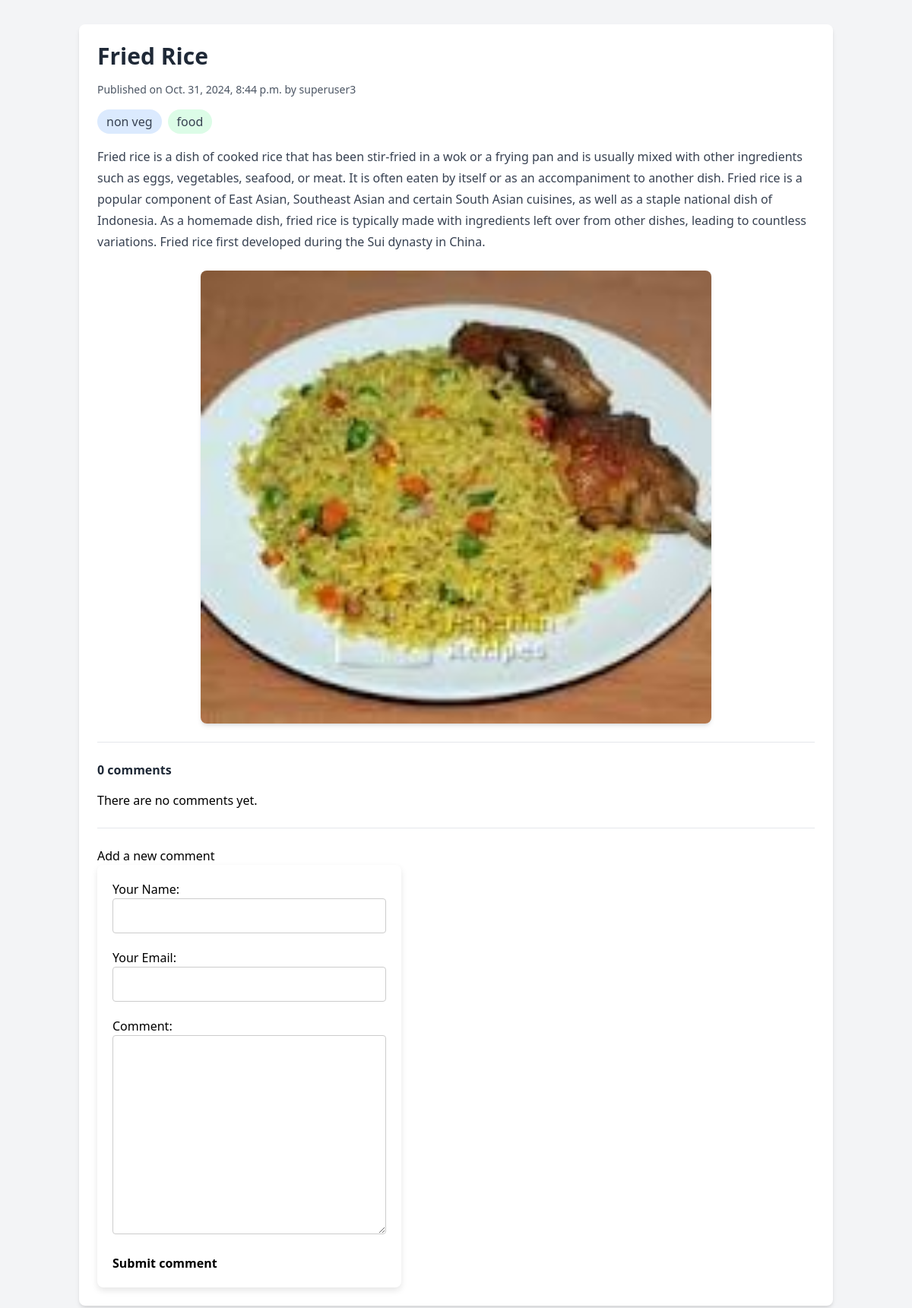
The page /cuisine/fried-rice/ on the database its author committed.
### cuisine/models.py (models this page shows, shortened)
class Cuisine(models.Model):
    name = models.CharField(max_length=20)
    type = models.CharField(max_length=8,
                                choices=(('veg', 'Veg'), ('non veg', 'NV')),
                                default='non veg')
    catg = models.CharField(max_length=8,
                                choices=CATG_CHOICE,
                                default='food')
    slug = models.SlugField(max_length=30, unique_for_date='publish')
    desc = models.TextField()
    pic = models.ImageField(upload_to='cuisine_pic', blank=True, null=True)
    author = models.ForeignKey(User,
                                related_name='cuisine_user',
                                on_delete=models.CASCADE)
    publish = models.DateTimeField(default=timezone.now)
    created = models.DateTimeField(auto_now_add=True)
    update = models.DateTimeField(auto_now=True)
    status = models.CharField(max_length=10,
                                    choices=STATUS_CHOICE,
                                    default='draft')
    class Meta:
        ordering = ('-publish',)

### cuisine/views.py (the view)
def Cuisine_detail(request, cuisine):
    cuisineClicked = get_object_or_404(
        Cuisine,
        slug=cuisine,
        status='published'
    )
    comments = cuisineClicked.comments.filter(active=True)
    commented = False
    if request.method == 'POST':
        comment_form = CommentForm(data=request.POST)
        if comment_form.is_valid():
            new_comment = comment_form.save(commit=False)
            new_comment.cuisine = cuisineClicked
            new_comment.save()
            commented = True
    else:
        comment_form = CommentForm()
    return render(
        request,
        "cuisine/cuisine/detail.html",
            {
            'cuisine': cuisineClicked,
            'comments': comments,
            'commented': commented,
            'comment_form': comment_form,
            }
    )

### cuisine/forms.py
class CommentForm(forms.ModelForm):
    class Meta:
        model = Comment
        fields = ('name', 'email', 'body')
    name = forms.CharField(label='Your Name', widget=forms.TextInput(attrs={'class': 'form-control'}))
    email = forms.EmailField(label='Your Email', widget=forms.EmailInput(attrs={'class': 'form-control'}))
    body = forms.CharField(label='Comment', widget=forms.Textarea(attrs={'class': 'form-control'}))

### cuisine/templates/cuisine/cuisine/detail.html (shortened to what this page needs)
{% extends "cuisine/base.html" %}
{% block content %}
    <div class="bg-white rounded-lg shadow-md p-6">
        <h1 class="text-3xl font-bold text-gray-800 mb-4">{{ cuisine.name }}</h1>
        <p class="text-sm text-gray-600 mb-4">
            Published on {{ cuisine.publish }} by {{ cuisine.author }}
        </p>
        <div class="flex gap-2 text-gray-700 mb-4">
            <span class="bg-blue-100 px-3 py-1 rounded-full">{{ cuisine.type }}</span>
            <span class="bg-green-100 px-3 py-1 rounded-full">{{ cuisine.catg }}</span>
        </div>
        <div class="prose max-w-none text-gray-700 mb-6">
            {{ cuisine.desc|linebreaks }}
        </div>
        {% if cuisine.pic %}
            <img src="{{cuisine.pic.url}}"
                alt="cuisine pic"
                class="max-w-sm md:max-w-lg lg:max-w-2xl w-full h-auto mx-auto rounded-lg shadow-md"/>
        {% endif %}
    <br><hr><br>
    {% with comments.count as total_comments %}
    <h2 class="text-2xl font-bold text-gray-800 mb-4">
        {{ total_comments }} comment{{ total_comments | pluralize }}
    </h2>
    {% endwith %}
    {% for comment in comments %}
    <div class="comment mb-4">
        <p class="info text-sm text-gray-700">
            Comment {{ forloop.counter }} by  {{ comment.name }} on {{ comment.created }}
        </p>
        <p id="comment-body">{{ comment.body|linebreaks }}</p>
    </div>
    {% empty %}
    <p>There are no comments yet.</p>
    {% endfor %}
    {% if commented %}
        <h2>Your comment has been added.</h2>
    {% else %}
        <br><hr><br>
        <button><h2>Add a new comment</h2></button>
        <form action="." method="post" class="comment-form ">
            {{ comment_form.as_p }}
            <p><input type="submit" value="Submit comment" class="font-bold"></p>
        </form>
    {% endif %}
    </div>
{% endblock %}

### cuisine/static/cuisine/css/cuisine.css (style rules this page uses)
.comment-form { width: 90%; max-width: 400px; background-color: #fff; padding: 20px; box-shadow: 0 4px 8px rgba(0, 0, 0, 0.1); border-radius: 8px; }
.form-control { width: 100%; padding: 10px; margin-bottom: 20px; border: 1px solid #ccc; border-radius: 4px; box-sizing: border-box; }

### rows shown on the page
Cuisine: name "Fried Rice", publish "Oct. 31, 2024, 8:44 p.m.", author "superuser3", type "non veg", catg "food", desc "Fried rice is a dish of cooked rice that has been stir-fried in a wok or a frying pan and is usually mixed with other ingredients such as eggs, vegetables, seafood, or meat. It is often eaten by itself or as an accompaniment to another dish. Fried rice is a popular component of East Asian, Southeast Asian and certain South Asian cuisines, as well as a staple national dish of Indonesia. As a homemade dish, fried rice is typically made with ingredients left over from other dishes, leading to countless variations. Fried rice first developed during the Sui dynasty in China.", pic (picture)

### other values the page prints
{{ total_comments }} "0"
{{ total_comments | pluralize }} "s"
